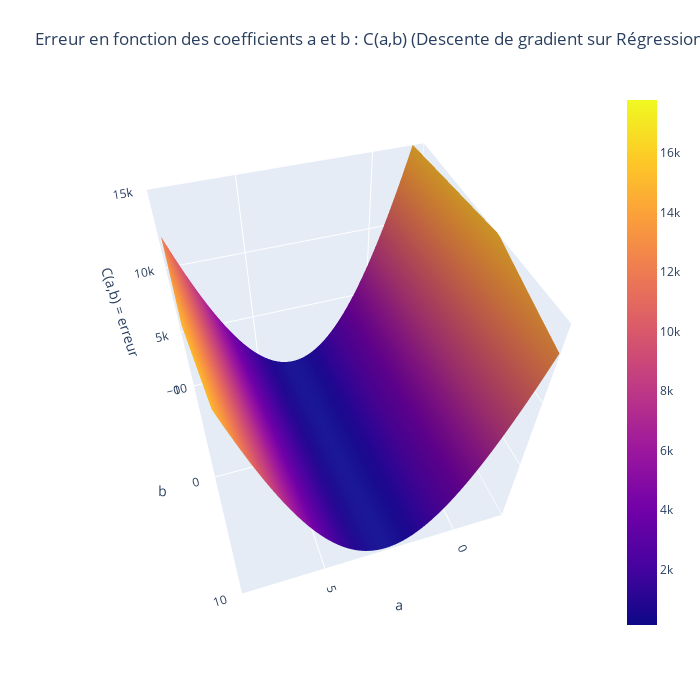

Notebook code for this chart:
### Code cell
plot_erreur_2D(x,y)

### Figure 1 — Plotly figure (JSON) as saved in the notebook; plotly's stock layout.template omitted (floating-point values rounded to 4 significant figures; data arrays with more than 128 entries replaced by an {"elided": "..."} marker saying what was removed)
{"data": [{"type": "surface", "x": {"elided": "200x100 float values"}, "y": {"elided": "200x100 float values"}, "z": {"elided": "200x100 float values"}}], "layout": {"autosize": false, "height": 700, "margin": {"b": 65, "l": 65, "r": 50, "t": 90}, "scene": {"aspectmode": "auto", "aspectratio": {"x": 1, "y": 1, "z": 1}, "camera": {"center": {"x": 0, "y": 0, "z": 0}, "eye": {"x": 0.4867, "y": 1.514, "z": 1.713}, "projection": {"type": "perspective"}, "up": {"x": 0.001235, "y": -0.001233, "z": 1.0}}, "xaxis": {"nticks": 4, "range": [-2, 8], "title": {"text": "a"}, "type": "linear"}, "yaxis": {"nticks": 4, "range": [-10, 10], "title": {"text": "b"}, "type": "linear"}, "zaxis": {"nticks": 4, "range": [0, 15000], "title": {"text": "C(a,b) = erreur"}, "type": "linear"}}, "title": {"text": "Erreur en fonction des coefficients a et b : C(a,b) (Descente de gradient sur Régression linéaire à 2 paramètres"}, "width": 700}}
